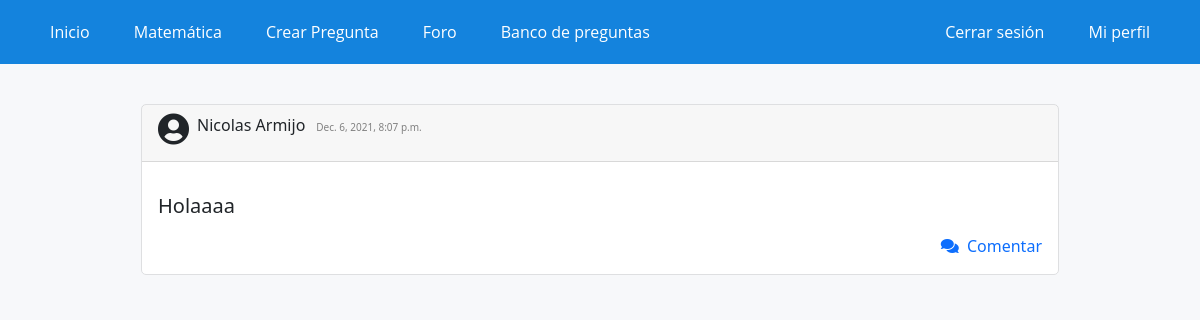
The page /foro/ (signed in) on the database as committed earlier.
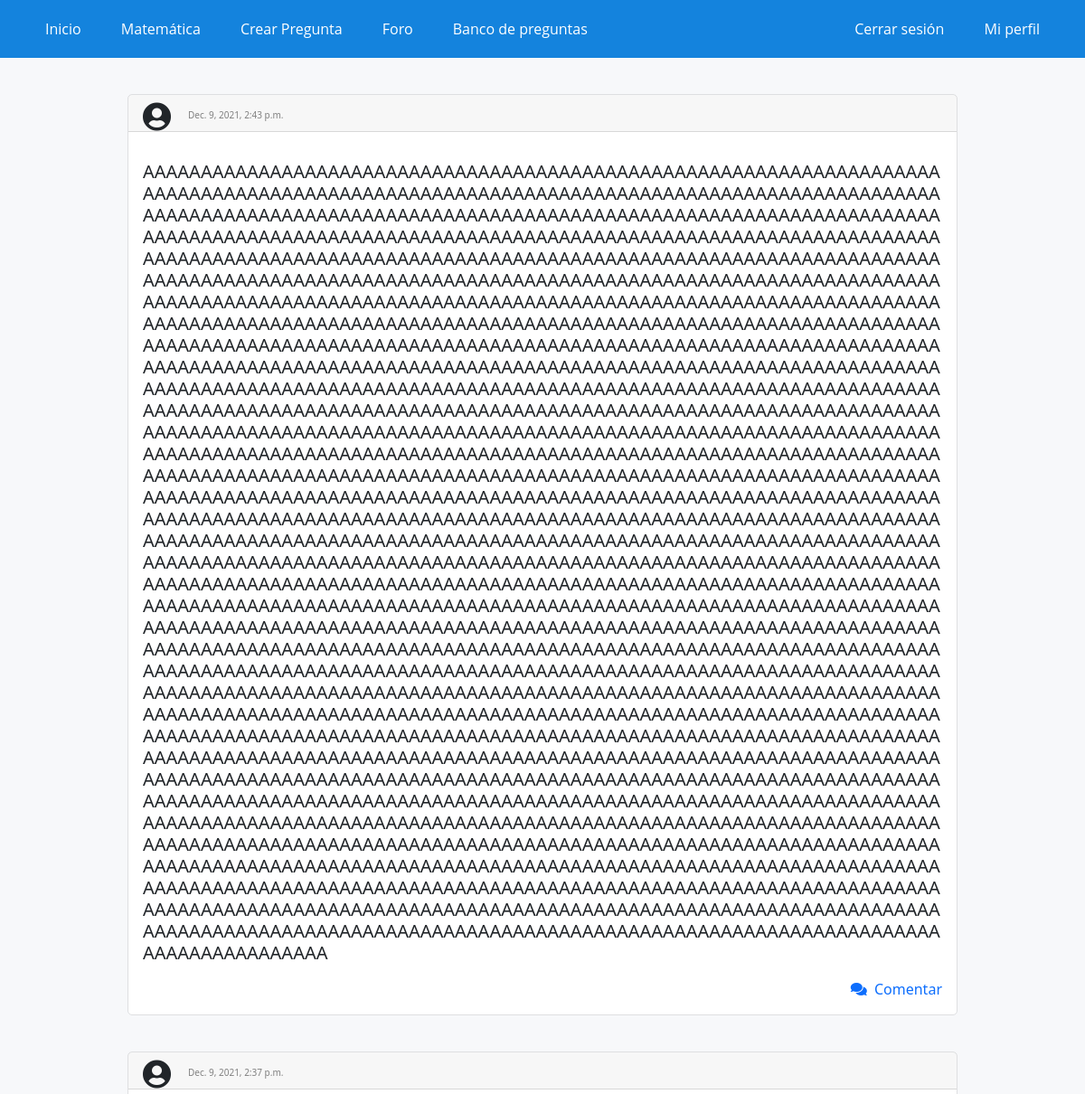
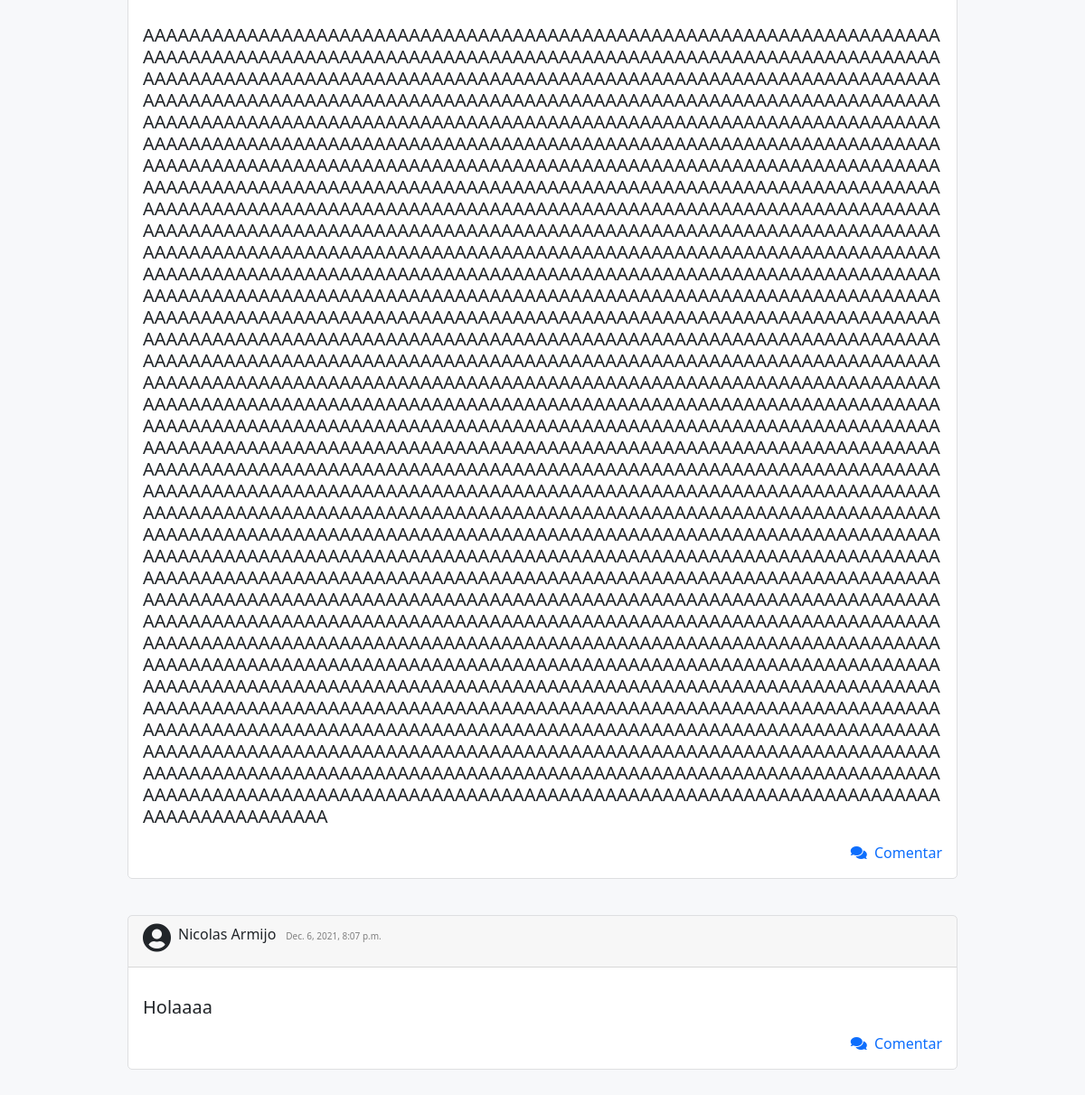
The same page on the database as committed later (2 pictures, top to bottom).
### WebApp/models.py (models this page shows, shortened)
class PostForo(models.Model):
    usuario = models.ForeignKey(settings.AUTH_USER_MODEL, on_delete=models.CASCADE)
    sigla = models.CharField(max_length=7, choices=siglas)
    texto = models.TextField(max_length=2500)
    slug = models.SlugField(unique=True, blank=True,max_length=2500)
    tiempo = models.DateTimeField(auto_now_add=True)
    class Meta:
        ordering = ['-tiempo']

### WebApp/views.py (the view)
# urls.py: path('foro/', foro, name="foro1"),
def foro(request):
    post = PostForo.objects.all()
    contexto = {
        'post': post
    }
    return render(request, 'app/foro.html', contexto)

### WebApp/templates/app/foro.html (shortened to what this page needs)
{% extends 'app/base.html' %}
{% load static %}
{% block contenido %}
<div class="elContenedor">
    <p>
        {% for post in post %}
        <div class="preguntas mb-3 mx-auto" style="width: 85%;">
            <div class="card-header"><i style="float: left; " class="svg-inline--fa fas fa-user-circle fa-2x">&nbsp;</i>
                <p style="display: inline-block; ">{{post.usuario.first_name}}{{" "}}{{post.usuario.last_name}}</p> &nbsp;<h7 style="color: gray; font-size: 10px;">
                    {{post.tiempo}}</h7>
            </div>
            <div class="card-body">
                <p class="card-text">
                    <h5 style="word-wrap: break-word;">{{post.texto}}</h5>
                </p>
                <div>
                    <a style="text-decoration: none;" href="{% url 'foro2' post.pk %}">
                        <div style="text-align: right;"><i class="fas fa-comments "></i>&nbsp;&nbsp;Comentar</div>
                    </a>
                </div>
            </div>
        </div>
        {% endfor %}
    </p>
</div>
{% endblock %}

Rows that differ between the two databases and show on the page:
added PostForo: tiempo "Dec. 9, 2021, 2:43 p.m.", texto "AAAAAAAAAAAAAAAAAAAAAAAAAAAAAAAAAAAAAAAAAAAAAAAAAAAAAAAAAAAAAAAAAAAAAAAAAAAAAAAAAAAAAAAAAAAAAAAAAAAAAAAAAAAAAAAAAAAAAAAAAAAAAAAAAAAAAAAAAAAAAAAAAAAAAAAAAAAAAAAAAAAAAAAAAAAAAAAAAAAAAAAAAAAAAAAAAAAAAAAAAAAAAAAAAAAAAAAAAAAAAAAAAAAAAAAAAAAAAAAAAAAAAAAAAAAAAAAAAAAAAAAAAAAAAAAAAAAAAAAAAAAAAAAAAAAAAAAAAAAAAAAAAAAAAAAAAAAAAAAAAAAAAAAAAAAAAAAAAAAAAAAAAAAAAAAAAAAAAAAAAAAAAAAAAAAAAAAAAAAAAAAAAAAAAAAAAAAAAAAAAAAAAAAAAAAAAAAAAAAAAAAAAAAAAAAAAAAAAAAAAAAAAAAAAAAAAAAAAAAAAAAAAAAAAAAAAAAAAAAAAAAAAAAAAAAAAAAAAAAAAAAAAAAAAAAAAAAAAAAAAAAAAAAAAAAAAAAAAAAAAAAAAAAAAAAAAAAAAAAAAAAAAAAAAAAAAAAAAAAAAAAAAAAAAAAAAAAAAAAAAAAAAAAAAAAAAAAAAAAAAAAAAAAAAAAAAAAAAAAAAAAAAAAAAAAAAAAAAAAAAAAAAAAAAAAAAAAAAAAAAAAAAAAAAAAAAAAAAAAA…"
added PostForo: tiempo "Dec. 9, 2021, 2:37 p.m.", texto "AAAAAAAAAAAAAAAAAAAAAAAAAAAAAAAAAAAAAAAAAAAAAAAAAAAAAAAAAAAAAAAAAAAAAAAAAAAAAAAAAAAAAAAAAAAAAAAAAAAAAAAAAAAAAAAAAAAAAAAAAAAAAAAAAAAAAAAAAAAAAAAAAAAAAAAAAAAAAAAAAAAAAAAAAAAAAAAAAAAAAAAAAAAAAAAAAAAAAAAAAAAAAAAAAAAAAAAAAAAAAAAAAAAAAAAAAAAAAAAAAAAAAAAAAAAAAAAAAAAAAAAAAAAAAAAAAAAAAAAAAAAAAAAAAAAAAAAAAAAAAAAAAAAAAAAAAAAAAAAAAAAAAAAAAAAAAAAAAAAAAAAAAAAAAAAAAAAAAAAAAAAAAAAAAAAAAAAAAAAAAAAAAAAAAAAAAAAAAAAAAAAAAAAAAAAAAAAAAAAAAAAAAAAAAAAAAAAAAAAAAAAAAAAAAAAAAAAAAAAAAAAAAAAAAAAAAAAAAAAAAAAAAAAAAAAAAAAAAAAAAAAAAAAAAAAAAAAAAAAAAAAAAAAAAAAAAAAAAAAAAAAAAAAAAAAAAAAAAAAAAAAAAAAAAAAAAAAAAAAAAAAAAAAAAAAAAAAAAAAAAAAAAAAAAAAAAAAAAAAAAAAAAAAAAAAAAAAAAAAAAAAAAAAAAAAAAAAAAAAAAAAAAAAAAAAAAAAAAAAAAAAAAAAAAAAAAAAAAAAA…"
